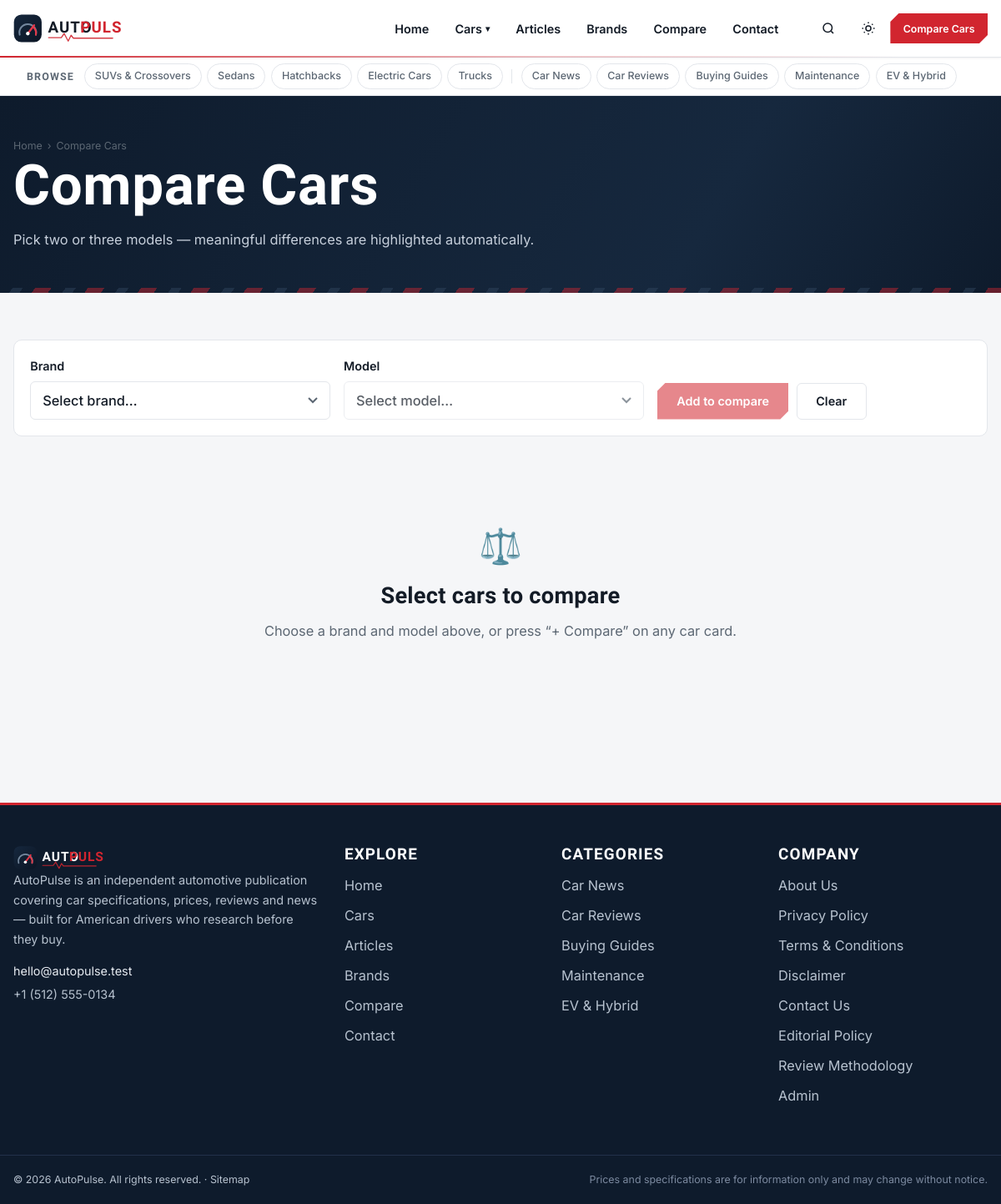
The page /compare on the database its author committed.
### tables this page shows
CREATE TABLE menu_items (
  id INT UNSIGNED AUTO_INCREMENT PRIMARY KEY,
  menu_id INT UNSIGNED NOT NULL,
  parent_id INT UNSIGNED NULL,
  label VARCHAR(80) NOT NULL,
  url VARCHAR(255) NOT NULL,
  sort_order INT NOT NULL DEFAULT 0,
  status TINYINT(1) NOT NULL DEFAULT 1,
  FOREIGN KEY (menu_id) REFERENCES menus(id) ON DELETE CASCADE,
  FOREIGN KEY (parent_id) REFERENCES menu_items(id) ON DELETE CASCADE
);

CREATE TABLE categories (
  id INT UNSIGNED AUTO_INCREMENT PRIMARY KEY,
  name VARCHAR(100) NOT NULL,
  slug VARCHAR(120) NOT NULL UNIQUE,
  type ENUM('article','car') NOT NULL DEFAULT 'article',
  description VARCHAR(500) NULL,
  seo_title VARCHAR(150) NULL,
  meta_description VARCHAR(300) NULL,
  sort_order INT NOT NULL DEFAULT 0,
  status TINYINT(1) NOT NULL DEFAULT 1,
  created_at TIMESTAMP NOT NULL DEFAULT CURRENT_TIMESTAMP,
  updated_at TIMESTAMP NOT NULL DEFAULT CURRENT_TIMESTAMP ON UPDATE CURRENT_TIMESTAMP,
  INDEX idx_type (type)
);

CREATE TABLE pages (
  id INT UNSIGNED AUTO_INCREMENT PRIMARY KEY,
  title VARCHAR(150) NOT NULL,
  slug VARCHAR(170) NOT NULL UNIQUE,
  content MEDIUMTEXT NULL,
  status ENUM('published','draft') NOT NULL DEFAULT 'published',
  show_in_footer TINYINT(1) NOT NULL DEFAULT 0,
  sort_order INT NOT NULL DEFAULT 0,
  seo_title VARCHAR(150) NULL,
  meta_description VARCHAR(300) NULL,
  created_at TIMESTAMP NOT NULL DEFAULT CURRENT_TIMESTAMP,
  updated_at TIMESTAMP NOT NULL DEFAULT CURRENT_TIMESTAMP ON UPDATE CURRENT_TIMESTAMP
);

### index.php (called while the page is built, shortened)
<?php
require __DIR__ . '/config/database.php';
require __DIR__ . '/includes/functions.php';
require __DIR__ . '/includes/models.php';
require __DIR__ . '/includes/seo.php';
require __DIR__ . '/includes/breadcrumbs.php';
$uri = parse_url($_SERVER['REQUEST_URI'] ?? '/', PHP_URL_PATH) ?: '/';
$path = trim(rawurldecode($uri), '/');
$seg = $path === '' ? [] : explode('/', $path);
$page = null;
switch ($seg[0] ?? '') {
    case 'compare':
        $page = 'compare';
        break;
}
include __DIR__ . '/pages/' . $page . '.php';

### includes/seo.php (called while the page is built, shortened)
<?php
function seo_render(): void
{
    $siteName = setting('site_name', 'AutoPulse');
}

### includes/models.php (called while the page is built, shortened)
<?php
function get_categories(?string $type = null): array
{
    $sql = 'SELECT c.*, (SELECT COUNT(*) FROM article_categories ac WHERE ac.category_id = c.id) AS article_count
            FROM categories c WHERE c.status = 1';
    $params = [];
    if ($type !== null) { $sql .= ' AND c.type = ?'; $params[] = $type; }
    $sql .= ' ORDER BY c.sort_order, c.name';
    $st = db()->prepare($sql);
    $st->execute($params);
    return $st->fetchAll();
}
function footer_pages(): array
{
    $key = 'footer_pages';
    $rows = db()->query('SELECT id, title, slug FROM pages WHERE status = "published" AND show_in_footer = 1 ORDER BY sort_order, title')->fetchAll();
    return $rows;
}
function menu_tree(string $menu = 'main'): array
{
    $key = 'menu_' . $menu;
    $st = db()->prepare('SELECT mi.id, mi.label, mi.url, mi.parent_id FROM menu_items mi JOIN menus m ON m.id = mi.menu_id
                         WHERE m.slug = ? AND mi.status = 1 ORDER BY mi.sort_order, mi.id');
    $st->execute([$menu]);
    $rows = $st->fetchAll();
    $tree = [];
    foreach ($rows as $r) {
        if ($r['parent_id']) continue;
        $r['children'] = array_values(array_filter($rows, fn($x) => (int)$x['parent_id'] === (int)$r['id']));
        $tree[] = $r;
    }
    return $tree;
}

### config/database.php (called while the page is built, shortened)
<?php
function db(): PDO
{
    static $pdo = null;
    if ($pdo === null) {
        $dsn = 'mysql:host=' . DB_HOST . ';dbname=' . DB_NAME . ';charset=' . DB_CHARSET;
        try {
            $pdo = new PDO($dsn, DB_USER, DB_PASS, [
                PDO::ATTR_ERRMODE            => PDO::ERRMODE_EXCEPTION,
                PDO::ATTR_DEFAULT_FETCH_MODE => PDO::FETCH_ASSOC,
                PDO::ATTR_EMULATE_PREPARES   => false,
            ]);
        } catch (PDOException $e) {
            error_log('[AutoPulse] DB connection failed: ' . $e->getMessage());
            if (APP_ENV === 'development') {
                http_response_code(500);
                exit('Database connection failed: ' . htmlspecialchars($e->getMessage())
                    . '<br>Check config/config.php');
            }
            http_response_code(503);
            exit('The site is temporarily unavailable. Please try again shortly.');
        }
    }
    return $pdo;
}

### pages/compare.php (the view, shortened to what this page needs)
<?php
$initialIds = array_filter(array_map('intval', explode(',', (string)($_GET['ids'] ?? ''))));
include __DIR__ . '/../includes/header.php';
?>
<header class="page-head">
    <div class="container">
        <h1>Compare Cars</h1>
        <p>Pick two or three models — meaningful differences are highlighted automatically.</p>
    </div>
</header>
<div class="section">
    <div class="container">
        <div class="compare-picker" id="compare-picker" data-initial="<?= e(implode(',', $initialIds)) ?>">
            <div class="form-field" style="margin:0">
                <label for="cmp-brand">Brand</label>
                <select id="cmp-brand" class="select">
                    <option value="">Select brand…</option>
                </select>
            </div>
            <div class="form-field" style="margin:0">
                <label for="cmp-model">Model</label>
                <select id="cmp-model" class="select" disabled>
                    <option value="">Select model…</option>
                </select>
            </div>
            <div style="display:flex;gap:.6rem;align-items:end">
                <button type="button" id="cmp-add" class="btn btn-primary" disabled>Add to compare</button>
                <button type="button" id="cmp-clear" class="btn btn-outline">Clear</button>
            </div>
        </div>
        <div id="compare-results">
        </div>
    </div>
</div>
<?php include __DIR__ . '/../includes/footer.php'; ?>

### includes/header.php (shortened to what this page needs)
<?php
$siteName  = setting('site_name', 'AutoPulse');
$menu      = menu_tree('main');
$topCats   = get_categories('article');
?>
<!DOCTYPE html>
<html lang="en">
<head>
<link rel="stylesheet" href="<?= e(asset('css/main.css')) ?>">
</head>
<body data-base="<?= e(url('')) ?>">
<header class="site-header" id="site-header">
    <div class="container header-bar">
        <a href="<?= e(url('')) ?>" class="logo" aria-label="<?= e($siteName) ?> — home">
        </a>
        <nav class="nav-links" aria-label="Main navigation" id="nav-links">
            <ul>
                <?php foreach ($menu as $item): ?>
                    <li class="<?= $item['children'] ? 'has-dropdown' : '' ?>">
                        <?php if ($item['children']): ?>
                            <button type="button" class="nav-drop-btn" aria-expanded="false" aria-haspopup="true"><?= e($item['label']) ?> <span class="caret" aria-hidden="true">▾</span></button>
                        <?php else: ?>
                            <a href="<?= e(str_starts_with($item['url'], 'http') ? $item['url'] : url($item['url'])) ?>"><?= e($item['label']) ?></a>
                        <?php endif; ?>
                    </li>
                <?php endforeach; ?>
            </ul>
        </nav>
        <div class="header-actions">
            <button type="button" class="icon-btn" id="search-open" aria-label="Search">
                <svg width="18" height="18" viewBox="0 0 24 24" fill="none" stroke="currentColor" stroke-width="2" aria-hidden="true"><circle cx="11" cy="11" r="7"/><path d="m20 20-3.5-3.5"/></svg>
            </button>
            <button type="button" class="icon-btn theme-toggle" aria-label="Toggle dark mode">
                <svg class="icon-sun" width="18" height="18" viewBox="0 0 24 24" fill="none" stroke="currentColor" stroke-width="2" aria-hidden="true"><circle cx="12" cy="12" r="4"/><path d="M12 2v2m0 16v2M4.9 4.9l1.4 1.4m11.4 11.4 1.4 1.4M2 12h2m16 0h2M4.9 19.1l1.4-1.4M17.7 6.3l1.4-1.4"/></svg>
            </button>
            <a href="<?= e(url('compare')) ?>" class="btn btn-primary btn-sm header-cta">Compare Cars</a>
        </div>
    </div>
</header>
<?php
$carCats    = get_categories('car');
$reqPath    = parse_url($_SERVER['REQUEST_URI'] ?? '/', PHP_URL_PATH) ?: '/';
$activeSlug = preg_match('~^/category/([a-z0-9-]+)~i', $reqPath, $m) ? $m[1] : null;
?>
<div class="cat-strip">
    <div class="container cat-strip-inner">
        <span class="cat-strip-label">Browse</span>
        <nav class="cat-strip-links" id="cat-strip-links" aria-label="All categories">
            <?php foreach ($carCats as $c): ?>
                <a class="cat-chip<?= $activeSlug === $c['slug'] ? ' active' : '' ?>" href="<?= e(category_url($c)) ?>"><?= e($c['name']) ?></a>
            <?php endforeach; ?>
            <?php foreach ($topCats as $c): ?>
                <a class="cat-chip<?= $activeSlug === $c['slug'] ? ' active' : '' ?>" href="<?= e(category_url($c)) ?>"><?= e($c['name']) ?></a>
            <?php endforeach; ?>
        </nav>
    </div>
</div>
<main id="main">

### includes/footer.php (shortened to what this page needs)
<?php
$siteName = setting('site_name', 'AutoPulse');
$cats = array_slice(get_categories('article'), 0, 5);
$legal = footer_pages();
?>
</main>
<footer class="site-footer">
    <div class="container footer-grid">
        <div class="footer-col footer-about">
            <p><?= e(setting('footer_about', 'Your trusted source for car specifications, prices, reviews and automotive news.')) ?></p>
            <div class="footer-contact">
                <?php if (setting('contact_email')): ?><a href="mailto:<?= e(setting('contact_email')) ?>"><?= e(setting('contact_email')) ?></a><?php endif; ?>
                <?php if (setting('contact_phone')): ?><span><?= e(setting('contact_phone')) ?></span><?php endif; ?>
            </div>
        </div>
        <nav class="footer-col" aria-label="Footer navigation">
            <h3>Explore</h3>
            <ul>
                <?php foreach (menu_tree('main') as $item): ?>
                    <li><a href="<?= e(str_starts_with($item['url'], 'http') ? $item['url'] : url($item['url'])) ?>"><?= e($item['label']) ?></a></li>
                <?php endforeach; ?>
            </ul>
        </nav>
        <nav class="footer-col" aria-label="Categories">
            <h3>Categories</h3>
            <ul>
                <?php foreach ($cats as $c): ?>
                    <li><a href="<?= e(category_url($c)) ?>"><?= e($c['name']) ?></a></li>
                <?php endforeach; ?>
            </ul>
        </nav>
        <div class="footer-col">
            <h3>Company</h3>
            <ul>
                <?php foreach ($legal as $p): ?>
                    <li><a href="<?= e(url($p['slug'])) ?>"><?= e($p['title']) ?></a></li>
                <?php endforeach; ?>
                <li><a href="<?= e(url('admin/login.php')) ?>" rel="nofollow">Admin</a></li>
            </ul>
        </div>
    </div>
    <div class="footer-bottom">
        <div class="container">
            <p>&copy; <?= date('Y') ?> <?= e($siteName) ?>. <?= e(setting('copyright_text', 'All rights reserved.')) ?>
               &middot; <a href="<?= e(url('sitemap')) ?>" style="color:inherit">Sitemap</a></p>
            <p class="footer-disclaimer">Prices and specifications are for information only and may change without notice.</p>
        </div>
    </div>
</footer>
</body>
</html>

### rows shown on the page
menu_items: label "Home"
menu_items: label "Cars"
menu_items: label "Articles"
menu_items: label "Brands"
menu_items: label "Compare"
menu_items: label "Contact"
categories: name "SUVs & Crossovers"
categories: name "Sedans"
categories: name "Hatchbacks"
categories: name "Electric Cars"
categories: name "Trucks"
categories: name "Car News"
categories: name "Car Reviews"
categories: name "Buying Guides"
categories: name "Maintenance"
categories: name "EV & Hybrid"
pages: title "About Us"
pages: title "Privacy Policy"
pages: title "Terms & Conditions"
pages: title "Disclaimer"
pages: title "Contact Us"
pages: title "Editorial Policy"
pages: title "Review Methodology"

### other values the page prints
$item['name'] "Home"
$item['name'] "Compare Cars"
setting('contact_email') "hello@autopulse.test"
setting('contact_phone') "+1 (512) 555-0134"
$siteName "AutoPulse"
setting('copyright_text', 'All rights reserved.') "All rights reserved."
